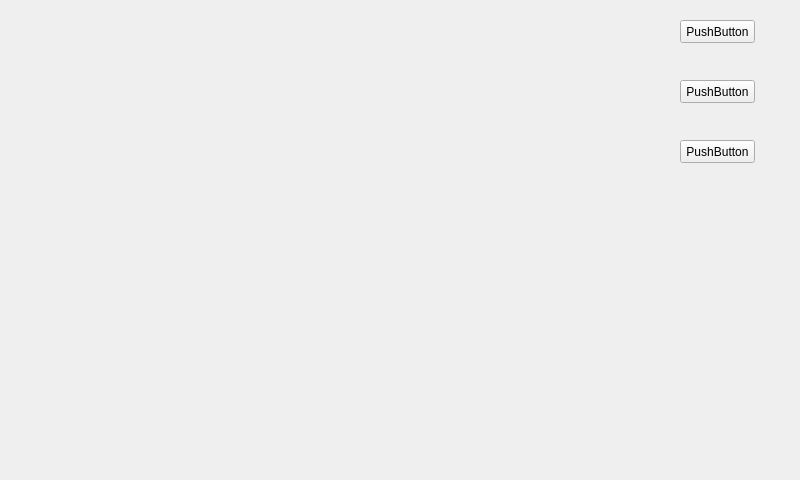
<?xml version="1.0" encoding="UTF-8"?>
<ui version="4.0">
 <class>MainWindow</class>
 <widget class="QMainWindow" name="MainWindow">
  <property name="geometry">
   <rect>
    <x>0</x>
    <y>0</y>
    <width>800</width>
    <height>480</height>
   </rect>
  </property>
  <property name="windowTitle">
   <string>MainWindow</string>
  </property>
  <widget class="QWidget" name="centralWidget">
   <widget class="QLabel" name="label">
    <property name="geometry">
     <rect>
      <x>0</x>
      <y>0</y>
      <width>640</width>
      <height>480</height>
     </rect>
    </property>
    <property name="text">
     <string/>
    </property>
   </widget>
   <widget class="QPushButton" name="pushButton">
    <property name="geometry">
     <rect>
      <x>680</x>
      <y>20</y>
      <width>75</width>
      <height>23</height>
     </rect>
    </property>
    <property name="text">
     <string>PushButton</string>
    </property>
   </widget>
   <widget class="QPushButton" name="pushButton_2">
    <property name="geometry">
     <rect>
      <x>680</x>
      <y>80</y>
      <width>75</width>
      <height>23</height>
     </rect>
    </property>
    <property name="text">
     <string>PushButton</string>
    </property>
   </widget>
   <widget class="QPushButton" name="pushButton_3">
    <property name="geometry">
     <rect>
      <x>680</x>
      <y>140</y>
      <width>75</width>
      <height>23</height>
     </rect>
    </property>
    <property name="text">
     <string>PushButton</string>
    </property>
   </widget>
  </widget>
 </widget>
 <layoutdefault spacing="6" margin="11"/>
 <resources/>
 <connections/>
</ui>
